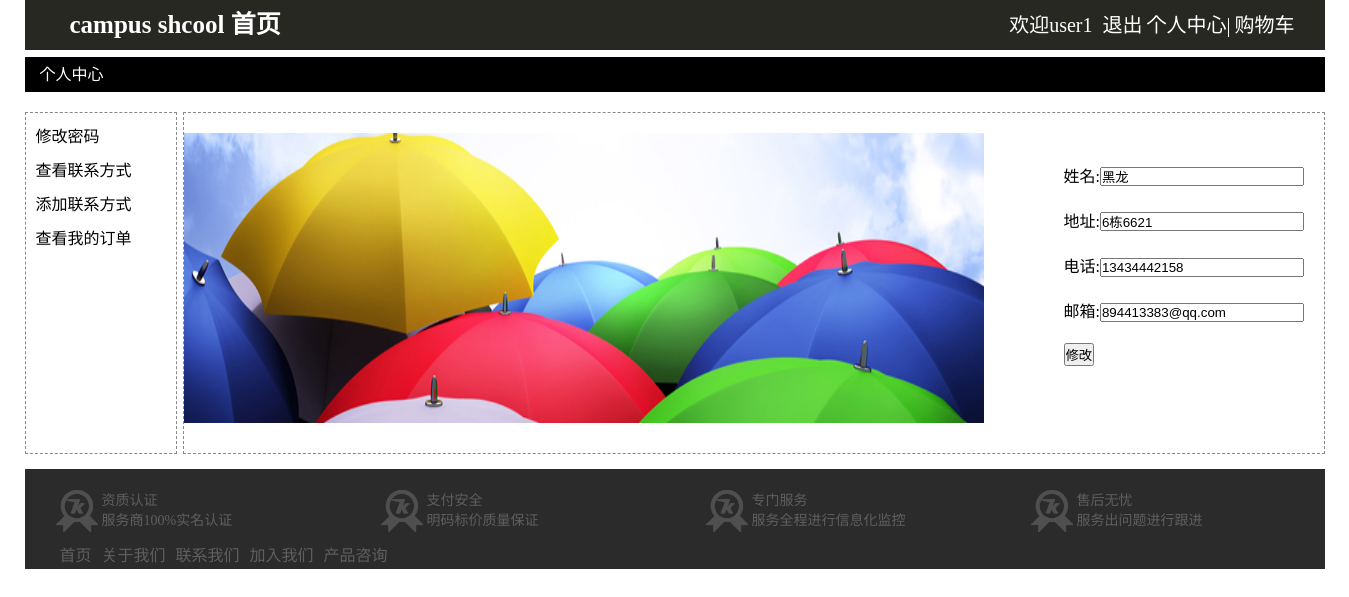
Screenshot of /home/person/useredit.php?id=8 (signed in) with the database file from the repository.
### tables this page shows
CREATE TABLE IF NOT EXISTS `touch` (
  `id` int(11) NOT NULL AUTO_INCREMENT,
  `name` varchar(50) NOT NULL,
  `addr` varchar(100) NOT NULL,
  `tel` varchar(50) NOT NULL,
  `email` varchar(50) NOT NULL,
  `user_id` int(11) NOT NULL,
  PRIMARY KEY (`id`)
);

### home/person/useredit.php (the view, shortened to what this page needs)
<?php
$id=$_GET['id'];
$sql="select * from touch where id={$id}";
$rst=mysql_query($sql);
$row=mysql_fetch_assoc($rst);
?>
<!DOCTYPE html>
<html lang="en">
<head>
	<link rel="stylesheet" href="../public/css/index.css">
</head>
<body>
	<div class="main">
		<div class="header">
			<?php
				include "../header.php";
			?>
		</div>
		<div class="nav">
		</div>
		<div class="content">
			<div class="floor">
					<div class="floorheader">
						<div class="left" >
							<span>个人中心</span>
						</div>
					</div>
					<div class="floorfooter2">
						<div class="floorfooter2Left">
							<ul>
								<li><a href="userpassword.php">修改密码</a></li>
								<li><a href="userlist.php">查看联系方式</a></li>
								<li><a href="useradd.php">添加联系方式</a></li>
								<li><a href="orderlist.php">查看我的订单</a></li>
							</ul>
						</div>
						<div class="floorfooter2Right">
							<div class="personUseraddimg">
								<img src="../public/image/useradd.jpg" alt="" width="800px" height="290px">
							</div>
							<div class="personUseradd" >
							<form action="userupdate.php" method="POST">
								<p>姓名:<input type="text"  name="username" value='<?php echo $row['name']?>'></p>
								<p>地址:<input type="text" name='addr' value="<?php echo $row['addr'] ?>"></p>
								<p>电话:<input type="text"  name='tel' value="<?php echo $row['tel'] ?>"></p>
								<p>邮箱:<input type="text" name='email' value="<?php echo $row['email'] ?>"></p>
								<input type="submit" value="修改">
							</div>
						</div>
					</div>
			</div>
		</div>
		<div class="nav"></div>
		<div class="footer">
			<?php
				include "../footer.php";
			?>
		</div>
	</div>
</body>
</html>

### home/public/css/index.css (style rules this page uses)
a { text-decoration: none; }
.main { width:1300px; margin:0 auto; }
.header { height:50px; background:#272822; padding-left:15px; padding-right:15px; }
.nav { height:5px; clear: both; }
.content { clear: both; }
.footer { margin:0 auto; width:1300px; height: 100px; background: #2B2B2B; margin-bottom:30px; }
.floorheader { clear:both; height: 35px; background:#000 ; margin-bottom: 10px; }
.floorheader .left { padding-left:15px; line-height:35px; float:left; color:#fff; }
.floorfooter2 { width:1300px; }
.footer { clear: both; }
.floorfooter2Left { margin:10px 0px; float:left; width:150px; border:1px dashed #888; height: 340px; }
.floorfooter2Left ul { padding:10px; list-style-type: none; }
.floorfooter2Left ul li { text-decoration: none; padding-bottom:10px; }
.floorfooter2Left ul li a { color:#000; }
.floorfooter2Right { margin:10px 0px; float:right; width:1140px; border:1px dashed #888; height: 340px; }
.floorfooter2Right p { margin-bottom:5px; height: 40px; }
.floorfooter2Right input[type=text] { width:200px; }
.personUseradd { width:300px; margin-top:50px; margin-left:880px; }
.personUseraddimg { margin-top:20px; float:left; }
ul,li { list-style:none; }
img { border:0; }

### rows the page displays
touch: username "黑龙", addr "6栋6621", tel "13434442158", email "894413383@qq.com"

### other values shown
$_SESSION['home_username'] "user1"
